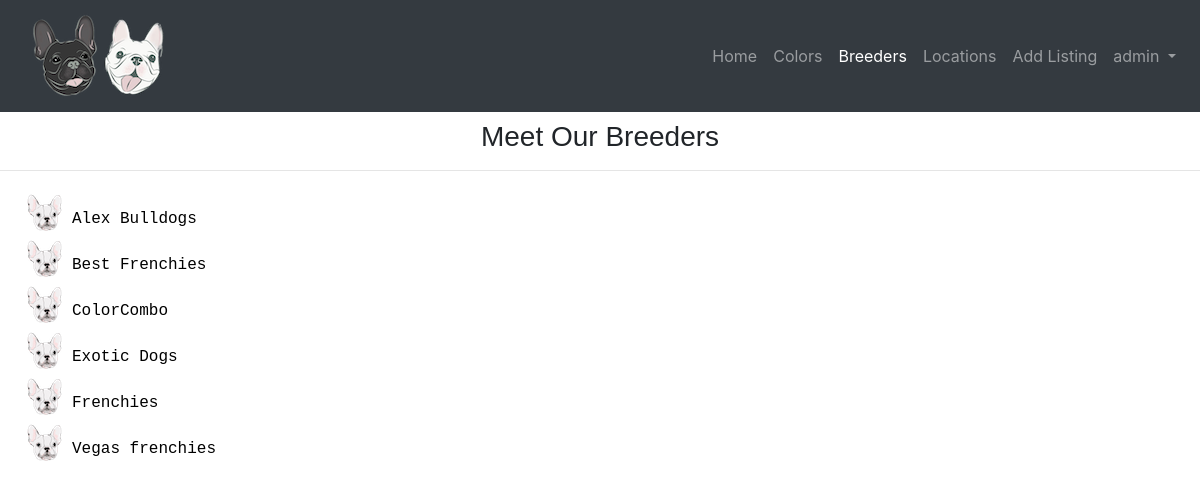
Page /breeders (signed in) on the committed database.
### puppysearch/models.py (models this page shows, shortened)
class User(AbstractUser):
    company_name = models.CharField(max_length=64, blank=True)
    first_name = models.CharField(max_length=64)
    last_name = models.CharField(max_length=64)
    phone = models.CharField(max_length=64)
    is_breeder = models.BooleanField(default=False)
    timestamp = models.DateTimeField(default=datetime.now)
    favorites = models.ManyToManyField('Listing', blank=True, related_name="watchers")

### puppysearch/views.py (the view)
# urls.py: path("breeders", views.breeders, name="breeders"),
def breeders(request):
    breeders_set = User.objects.all().filter(is_breeder=True).order_by("company_name")
    context = {
        'breeders': breeders_set,
    }
    return render(request, "puppysearch/breeders.html", context)

### puppysearch/templates/puppysearch/breeders.html (shortened to what this page needs)
{% extends "puppysearch/layout.html" %} {%load static%}
{% block body %}
<h3 class="color_heading">Meet Our Breeders </h3>
<hr>
<div class="container_breeders">
    <div class="container_left">
        <ul class="breeders_list">
            {%for breeder in breeders%}
            <li class="color_link_user" data-breeder="{{breeder.id}}"> <a class="color_link" href="#"> {{breeder.company_name}} </li></a>
            {%endfor%}
        </ul>
    </div>
</html>
{% endblock %}

### puppysearch/templates/puppysearch/layout.html (shortened to what this page needs)
{%load static%}
<!DOCTYPE html>
<html lang="en">
<head>
    <link rel="stylesheet" href="https://stackpath.bootstrapcdn.com/bootstrap/4.3.1/css/bootstrap.min.css">
    <link href="https://maxcdn.bootstrapcdn.com/font-awesome/4.7.0/css/font-awesome.min.css" rel="stylesheet"/>
    <link href="{% static 'puppysearch/styles.css' %}" rel="stylesheet">
</head>
<body>
    <nav class="navbar navbar-expand-lg navbar-dark bg-dark static-top">
        <div class="div_nav_bar">
            <a class="navbar-brand" href="{% url 'index' %}">
                <img src="{% static 'media/logo.png' %}" alt="logo">
            </a>
        </div>
        <div class="collapse navbar-collapse" id="navbarResponsive">
            <ul class="navbar-nav ml-auto">
                <li class="nav-item">
                    <a class="nav-link" href="{% url 'index' %}"> Home
                    </a>
                </li>
                <li class="nav-item">
                    <a class="nav-link" href="{% url 'colors' %}">Colors</a>
                </li>
                <li class="nav-item">
                    <a class="nav-link" href="{% url 'breeders'%}">Breeders</a>
                </li>
                <li class="nav-item">
                    <a class="nav-link" href="{% url 'locations'%}">Locations</a>
                </li>
                {% if user.is_authenticated%}
                 {%if user.is_breeder%}
                 <li class="nav-item">
                    <a class="nav-link" href="{% url 'add_listing'%}">Add Listing</a>
                </li>
                {%endif%}
                <li class="nav-item dropdown">
                    <a class="nav-link dropdown-toggle" href="#" id="navbarDropdown" role="button" data-toggle="dropdown" aria-haspopup="true" aria-expanded="false">
                        {{ user.username }}
                    </a>
                </li>
                {% endif %}
            </ul>
        </div>
    </nav>
    <div class="body">
        {% block body %}{% endblock %}
</body>
</html>

### puppysearch/static/puppysearch/styles.css (style rules this page uses)
.div_nav_bar { margin-left: 1%; }
.color_heading { text-align: center; margin-top: 8px; font-family: Impact, Haettenschweiler, 'Arial Narrow Bold', sans-serif; }
.color_link { color: black; }
.breeders_list { padding-left: 5px; }
.breeders_list li { height: 46px; background: url('/static/media/list_logo.png') no-repeat 7px 7px transparent; list-style-type: none; margin: 0; vertical-align: middle; padding: 20px 0px 0px 52px; font-family: monospace; font-size: 16px; }
.container_left { min-width: 20%; float: left; padding-left: 15px; }

### rows in the picture
User: username "admin", company_name "Best Frenchies"
User: company_name "Alex Bulldogs"
User: company_name "ColorCombo"
User: company_name "Exotic Dogs"
User: company_name "Frenchies"
User: company_name "Vegas frenchies"
